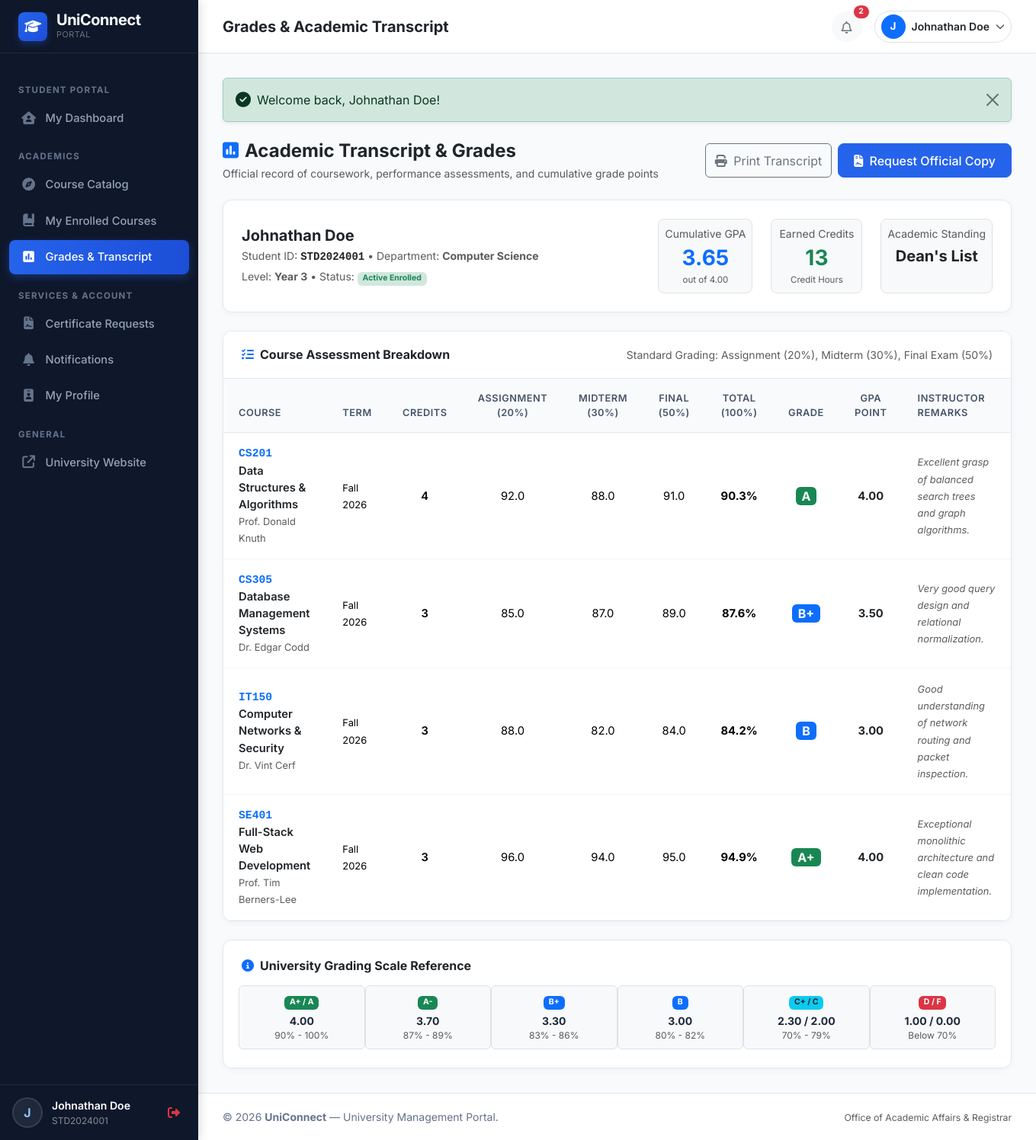
/student/grades.php (signed in), run on the app's committed database.
### tables this page shows
CREATE TABLE `students` (
  `id` INT AUTO_INCREMENT PRIMARY KEY,
  `user_id` INT NOT NULL UNIQUE,
  `student_id` VARCHAR(50) NOT NULL UNIQUE,
  `department` VARCHAR(100) NOT NULL,
  `academic_year` VARCHAR(50) NOT NULL DEFAULT 'Year 1',
  `semester` VARCHAR(50) NOT NULL DEFAULT 'Fall 2026',
  `phone` VARCHAR(30) DEFAULT NULL,
  `date_of_birth` DATE DEFAULT NULL,
  `address` TEXT DEFAULT NULL,
  `created_at` TIMESTAMP DEFAULT CURRENT_TIMESTAMP,
  `updated_at` TIMESTAMP DEFAULT CURRENT_TIMESTAMP ON UPDATE CURRENT_TIMESTAMP,
  CONSTRAINT `fk_students_user` FOREIGN KEY (`user_id`) REFERENCES `users` (`id`) ON DELETE CASCADE
);

CREATE TABLE `users` (
  `id` INT AUTO_INCREMENT PRIMARY KEY,
  `name` VARCHAR(100) NOT NULL,
  `email` VARCHAR(150) NOT NULL UNIQUE,
  `password` VARCHAR(255) NOT NULL,
  `role` ENUM('admin', 'student') NOT NULL DEFAULT 'student',
  `status` ENUM('active', 'inactive') NOT NULL DEFAULT 'active',
  `avatar` VARCHAR(255) DEFAULT 'default-avatar.png',
  `created_at` TIMESTAMP DEFAULT CURRENT_TIMESTAMP,
  `updated_at` TIMESTAMP DEFAULT CURRENT_TIMESTAMP ON UPDATE CURRENT_TIMESTAMP
);

CREATE TABLE `enrollments` (
  `id` INT AUTO_INCREMENT PRIMARY KEY,
  `student_id` INT NOT NULL,
  `course_id` INT NOT NULL,
  `enrollment_date` DATE NOT NULL,
  `academic_year` VARCHAR(50) NOT NULL DEFAULT '2026-2027',
  `semester` VARCHAR(50) NOT NULL DEFAULT 'Fall 2026',
  `status` ENUM('enrolled', 'completed', 'dropped') NOT NULL DEFAULT 'enrolled',
  `created_at` TIMESTAMP DEFAULT CURRENT_TIMESTAMP,
  UNIQUE KEY `unique_student_course_semester` (`student_id`, `course_id`, `semester`),
  CONSTRAINT `fk_enrollments_student` FOREIGN KEY (`student_id`) REFERENCES `students` (`id`) ON DELETE CASCADE,
  CONSTRAINT `fk_enrollments_course` FOREIGN KEY (`course_id`) REFERENCES `courses` (`id`) ON DELETE CASCADE
);

CREATE TABLE `courses` (
  `id` INT AUTO_INCREMENT PRIMARY KEY,
  `course_code` VARCHAR(30) NOT NULL UNIQUE,
  `course_name` VARCHAR(150) NOT NULL,
  `department` VARCHAR(100) NOT NULL,
  `credits` INT NOT NULL DEFAULT 3,
  `semester` VARCHAR(50) NOT NULL DEFAULT 'Fall 2026',
  `instructor_name` VARCHAR(100) NOT NULL,
  `description` TEXT DEFAULT NULL,
  `max_capacity` INT NOT NULL DEFAULT 40,
  `status` ENUM('active', 'inactive') NOT NULL DEFAULT 'active',
  `created_at` TIMESTAMP DEFAULT CURRENT_TIMESTAMP
);

CREATE TABLE `grades` (
  `id` INT AUTO_INCREMENT PRIMARY KEY,
  `enrollment_id` INT NOT NULL UNIQUE,
  `assignment_score` DECIMAL(5,2) DEFAULT 0.00,
  `midterm_score` DECIMAL(5,2) DEFAULT 0.00,
  `final_score` DECIMAL(5,2) DEFAULT 0.00,
  `total_score` DECIMAL(5,2) DEFAULT 0.00,
  `letter_grade` VARCHAR(5) DEFAULT 'F',
  `grade_point` DECIMAL(3,2) DEFAULT 0.00,
  `remarks` VARCHAR(255) DEFAULT NULL,
  `graded_by` INT DEFAULT NULL,
  `graded_at` TIMESTAMP DEFAULT CURRENT_TIMESTAMP ON UPDATE CURRENT_TIMESTAMP,
  CONSTRAINT `fk_grades_enrollment` FOREIGN KEY (`enrollment_id`) REFERENCES `enrollments` (`id`) ON DELETE CASCADE,
  CONSTRAINT `fk_grades_user` FOREIGN KEY (`graded_by`) REFERENCES `users` (`id`) ON DELETE SET NULL
);

### student/grades.php (the view, shortened to what the rows shown need)
<?php
$pdo = get_db_connection();
$user = current_user();
$stmtStudent = $pdo->prepare("
    SELECT s.*, u.name, u.email
    FROM students s
    JOIN users u ON s.user_id = u.id
    WHERE s.user_id = ?
    LIMIT 1
");
$stmtStudent->execute([$user['id']]);
$student = $stmtStudent->fetch();
$studentId = $student['id'];
$stmtGrades = $pdo->prepare("
    SELECT e.id AS enrollment_id, e.semester, e.academic_year, e.status AS enrollment_status,
           c.course_code, c.course_name, c.department, c.credits, c.instructor_name,
           g.id AS grade_id, g.assignment_score, g.midterm_score, g.final_score, g.total_score, g.letter_grade, g.grade_point, g.remarks, g.graded_at
    FROM enrollments e
    JOIN courses c ON e.course_id = c.id
    LEFT JOIN grades g ON e.id = g.enrollment_id
    WHERE e.student_id = ?
    ORDER BY e.academic_year DESC, e.semester DESC, c.course_code ASC
");
$stmtGrades->execute([$studentId]);
$records = $stmtGrades->fetchAll();
require_once __DIR__ . '/../includes/header.php';
?>
<div class="card-academic p-4 mb-4">
    <div class="row align-items-center">
        <div class="col-md-6 mb-3 mb-md-0">
            <h5 class="fw-bold text-dark mb-1"><?= e($student['name']) ?></h5>
            <div class="text-muted small mb-1">
                Student ID: <strong class="font-monospace text-dark"><?= e($student['student_id']) ?></strong> &bull; Department: <strong><?= e($student['department']) ?></strong>
            </div>
            <div class="text-muted small">
                Level: <strong><?= e($student['academic_year']) ?></strong> &bull; Status: <span class="badge bg-success-subtle text-success">Active Enrolled</span>
            </div>
        </div>
    </div>
</div>
<div class="card-academic mb-4">
    <div class="card-body p-0">
        <?php if (empty($records)): ?>
            <div class="text-center py-5">
                <i class="fa-solid fa-file-circle-question text-muted fs-1 mb-3"></i>
                <h6>No grade records found</h6>
                <p class="text-muted small">You do not have any enrolled or graded courses yet.</p>
            </div>
        <?php else: ?>
            <div class="table-responsive">
                <table class="table table-academic mb-0">
                    <thead>
                        <tr>
                            <th>Course</th>
                            <th>Term</th>
                            <th class="text-center">Credits</th>
                            <th class="text-center">Assignment (20%)</th>
                            <th class="text-center">Midterm (30%)</th>
                            <th class="text-center">Final (50%)</th>
                            <th class="text-center">Total (100%)</th>
                            <th class="text-center">Grade</th>
                            <th class="text-center">GPA Point</th>
                            <th>Instructor Remarks</th>
                        </tr>
                    </thead>
                    <tbody>
                        <?php foreach ($records as $r): ?>
                            <?php
                                $hasGrade = !empty($r['letter_grade']) && (float)$r['total_score'] > 0;
                            ?>
                            <tr>
                                <td>
                                    <div class="font-monospace fw-bold text-primary"><?= e($r['course_code']) ?></div>
                                    <div class="fw-semibold text-dark"><?= e($r['course_name']) ?></div>
                                    <small class="text-muted"><?= e($r['instructor_name']) ?></small>
                                </td>
                                <td>
                                    <span class="small"><?= e($r['semester']) ?></span>
                                </td>
                                <td class="text-center fw-semibold"><?= (int)$r['credits'] ?></td>
                                <td class="text-center">
                                    <?= $hasGrade ? number_format((float)$r['assignment_score'], 1) : '-' ?>
                                </td>
                                <td class="text-center">
                                    <?= $hasGrade ? number_format((float)$r['midterm_score'], 1) : '-' ?>
                                </td>
                                <td class="text-center">
                                    <?= $hasGrade ? number_format((float)$r['final_score'], 1) : '-' ?>
                                </td>
                                <td class="text-center fw-bold">
                                    <?= $hasGrade ? number_format((float)$r['total_score'], 1) . '%' : '-' ?>
                                </td>
                                <td class="text-center">
                                    <?php if ($hasGrade): ?>
                                        <?= grade_badge($r['letter_grade']) ?>
                                    <?php else: ?>
                                        <span class="badge bg-secondary-subtle text-secondary">In Progress</span>
                                    <?php endif; ?>
                                </td>
                                <td class="text-center fw-bold text-dark">
                                    <?= $hasGrade ? number_format((float)$r['grade_point'], 2) : '-' ?>
                                </td>
                                <td>
                                    <small class="text-muted fst-italic">
                                        <?= e($r['remarks'] ?: ($hasGrade ? 'Course completed satisfactorily.' : 'Grade pending finalization.')) ?>
                                    </small>
                                </td>
                            </tr>
                        <?php endforeach; ?>
                    </tbody>
                </table>
            </div>
        <?php endif; ?>
    </div>
</div>
<?php require_once __DIR__ . '/../includes/footer.php'; ?>

### includes/header.php (shortened to what the rows shown need)
<?php
$user = current_user();
$pdo = get_db_connection();
$unreadCount = get_unread_notifications_count($pdo, $user['id']);
?>
<!DOCTYPE html>
<html lang="en">
<head>
    <link href="https://cdn.jsdelivr.net/npm/bootstrap@5.3.3/dist/css/bootstrap.min.css" rel="stylesheet">
    <link rel="stylesheet" href="https://cdnjs.cloudflare.com/ajax/libs/font-awesome/6.5.1/css/all.min.css">
    <link rel="stylesheet" href="<?= BASE_URL ?>assets/css/style.css">
</head>
<body>
<div class="portal-wrapper">
    <?php require_once __DIR__ . '/sidebar.php'; ?>
    <div class="portal-main">
        <header class="portal-topbar">
            <div class="d-flex align-items-center gap-3">
                <div class="dropdown">
                    <button class="btn btn-light rounded-circle position-relative p-2" type="button" id="notifDropdown" data-bs-toggle="dropdown" aria-expanded="false" style="width: 40px; height: 40px;">
                        <i class="fa-regular fa-bell text-secondary"></i>
                        <?php if ($unreadCount > 0): ?>
                            <span class="position-absolute top-0 start-100 translate-middle badge rounded-pill bg-danger border border-light" style="font-size: 0.65rem;">
                                <?= $unreadCount ?>
                            </span>
                        <?php endif; ?>
                    </button>
                </div>
                <div class="dropdown">
                    <button class="btn btn-outline-light border text-dark d-flex align-items-center gap-2 py-1 px-2 rounded-pill" type="button" id="userMenuDropdown" data-bs-toggle="dropdown" aria-expanded="false">
                        <div class="rounded-circle bg-primary text-white d-flex align-items-center justify-content-center fw-bold" style="width: 32px; height: 32px; font-size: 0.85rem;">
                            <?= strtoupper(substr($user['name'], 0, 1)) ?>
                        </div>
                        <span class="d-none d-sm-inline fw-semibold small"><?= e($user['name']) ?></span>
                        <i class="fa-solid fa-chevron-down text-muted" style="font-size: 0.75rem;"></i>
                    </button>
                </div>
            </div>
        </header>
        <main class="portal-content">

### includes/sidebar.php (shortened to what the rows shown need)
<?php
$currentUser = current_user();
$isAdmin = is_admin();
?>
<aside class="portal-sidebar">
    <div class="sidebar-user-footer">
        <div class="sidebar-user-avatar">
            <?= strtoupper(substr($currentUser['name'] ?? 'U', 0, 1)) ?>
        </div>
        <div class="sidebar-user-info">
            <div class="sidebar-user-name"><?= e($currentUser['name'] ?? 'Guest') ?></div>
            <div class="sidebar-user-role">
                <?= $isAdmin ? '<span class="text-info fw-bold">Administrator</span>' : '<span class="text-white-50">' . e($currentUser['student_id'] ?? 'Student') . '</span>' ?>
            </div>
        </div>
        <a href="<?= BASE_URL ?>auth/logout.php" class="text-danger p-2" title="Sign Out" data-confirm="Are you sure you want to log out?">
            <i class="fa-solid fa-right-from-bracket"></i>
        </a>
    </div>
</aside>

### includes/functions.php (shortened to what the rows shown need)
<?php
function e($string) {
    return htmlspecialchars((string)$string, ENT_QUOTES, 'UTF-8');
}
function get_unread_notifications_count($pdo, $user_id) {
    try {
        $stmt = $pdo->prepare("SELECT COUNT(*) FROM notifications WHERE user_id = ? AND is_read = 0");
        $stmt->execute([$user_id]);
        return (int)$stmt->fetchColumn();
    } catch (Exception $e) {
        return 0;
    }
}
function grade_badge($letter) {
    $letter = strtoupper(trim($letter));
    if (strpos($letter, 'A') !== false) {
        return '<span class="badge bg-success px-2 py-1 fs-6">' . $letter . '</span>';
    } elseif (strpos($letter, 'B') !== false) {
        return '<span class="badge bg-primary px-2 py-1 fs-6">' . $letter . '</span>';
    } elseif (strpos($letter, 'C') !== false) {
        return '<span class="badge bg-info text-dark px-2 py-1 fs-6">' . $letter . '</span>';
    } elseif (strpos($letter, 'D') !== false) {
        return '<span class="badge bg-warning text-dark px-2 py-1 fs-6">' . $letter . '</span>';
    } else {
        return '<span class="badge bg-danger px-2 py-1 fs-6">' . $letter . '</span>';
    }
}

### data on the page
students: user.name "J", user.name "Johnathan Doe", student "STD2024001", user "2", department "Computer Science", academic_year "Year 3"
enrollments: course.course_code "CS201", course.course_name "Data Structures & Algorithms", course.instructor_name "Prof. Donald Knuth", semester "Fall 2026", course.credits "4", grades.assignment_score "92.0", grades.midterm_score "88.0", grades.final_score "91.0", grades.total_score "90.3", grades.letter_grade "A", grades.grade_point "4.00", grades.remarks "Excellent grasp of balanced search trees and graph algorithms."
enrollments: course.course_code "CS305", course.course_name "Database Management Systems", course.instructor_name "Dr. Edgar Codd", semester "Fall 2026", course.credits "3", grades.assignment_score "85.0", grades.midterm_score "87.0", grades.final_score "89.0", grades.total_score "87.6", grades.letter_grade "B+", grades.grade_point "3.50", grades.remarks "Very good query design and relational normalization."
enrollments: course.course_code "IT150", course.course_name "Computer Networks & Security", course.instructor_name "Dr. Vint Cerf", semester "Fall 2026", course.credits "3", grades.assignment_score "88.0", grades.midterm_score "82.0", grades.final_score "84.0", grades.total_score "84.2", grades.letter_grade "B", grades.grade_point "3.00", grades.remarks "Good understanding of network routing and packet inspection."
enrollments: course.course_code "SE401", course.course_name "Full-Stack Web Development", course.instructor_name "Prof. Tim Berners-Lee", semester "Fall 2026", course.credits "3", grades.assignment_score "96.0", grades.midterm_score "94.0", grades.final_score "95.0", grades.total_score "94.9", grades.letter_grade "A+", grades.grade_point "4.00", grades.remarks "Exceptional monolithic architecture and clean code implementation."

### other printed values
$pageTitle "Grades & Academic Transcript"
$flash['message'] "Welcome back, Johnathan Doe!"
$gpaData['gpa'] "3.65"
$gpaData['total_credits'] "13"
APP_NAME "UniConnect"
